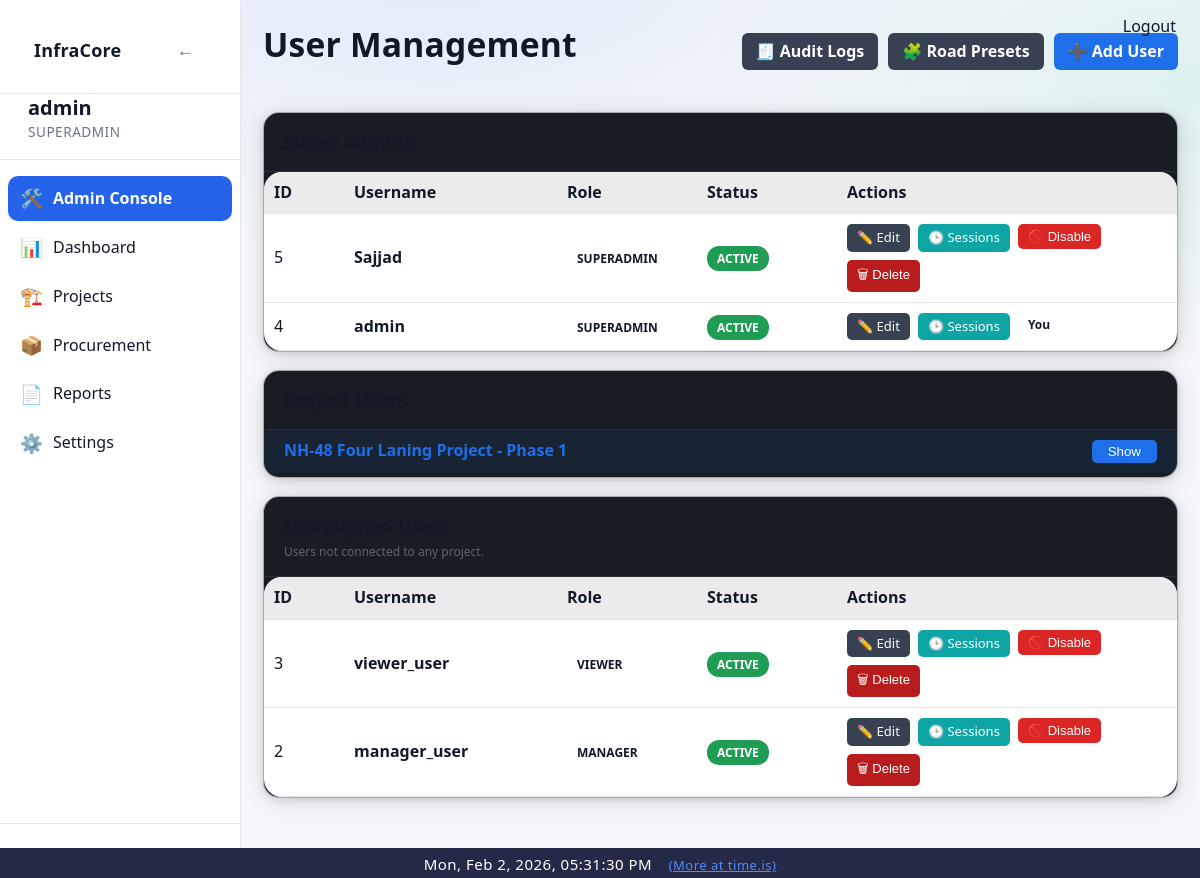
Screenshot of /admin/users (signed in) with the database file from the repository.
### app/models/user.py (models this page shows)
class User(Base):
    __tablename__ = "users"
    id = Column(Integer, primary_key=True, index=True)
    username = Column(String, unique=True, index=True, nullable=False)
    password_hash = Column(String, nullable=False)
    email = Column(String(255), unique=True, index=True, nullable=True)
    role = Column(String, default="user")
    is_active = Column(Boolean, default=True, nullable=False)
    created_at = Column(DateTime, default=datetime.utcnow, nullable=False)
    updated_at = Column(
        DateTime,
        default=datetime.utcnow,
        onupdate=datetime.utcnow,
        nullable=False
    )

### app/models/project.py (models this page shows)
class Project(Base):
    __tablename__ = "projects"
    id = Column(Integer, primary_key=True, index=True)
    name = Column(String(255), nullable=False)
    project_code = Column(String(100), nullable=True)
    client_authority = Column(String(255), nullable=True)
    contractor = Column(String(255), nullable=True)
    consultant_pmc = Column(String(255), nullable=True)
    is_active = Column(Boolean, default=True, nullable=False)
    status = Column(String(20), default="active", nullable=False)
    road_type = Column(String(100), nullable=False)
    lanes = Column(Integer, nullable=False)
    road_width = Column(Float, nullable=False)
    road_length_km = Column(Float, nullable=False)
    carriageway_width = Column(Float, nullable=True)
    shoulder_type = Column(String(100), nullable=True)
    median_type = Column(String(100), nullable=True)
    project_type = Column(String(50), nullable=False, server_default="")
    road_name = Column(String(255), nullable=True)
    lane_configuration = Column(String(10), nullable=True)
    road_pavement_type = Column(String(20), nullable=True)
    terrain_type = Column(String(20), nullable=True)
    concrete_pavement_type = Column(String(20), nullable=True)  # PQC/RCC
    slab_thickness_mm = Column(Integer, nullable=True)
    grade_of_concrete = Column(String(20), nullable=True)
    joint_spacing_m = Column(Float, nullable=True)
    dowel_diameter_mm = Column(Integer, nullable=True)
    tie_bar_diameter_mm = Column(Integer, nullable=True)
    road_construction_type = Column(String(100), nullable=True)
    road_category = Column(String(100), nullable=True)
    road_engineering_type = Column(String(150), nullable=True)
    road_preset_key = Column(String(200), nullable=True)
    road_extras_json = Column(Text, nullable=True)
    preset_activities_json = Column(Text, nullable=True)
    preset_materials_json = Column(Text, nullable=True)
    country = Column(String(100), nullable=False)
    state = Column(String(100), nullable=True)
    district = Column(String(100), nullable=True)
    city = Column(String(100), nullable=False)
    location_id = Column(Integer, ForeignKey("locations.id"), nullable=True)
    chainage_start = Column(String(50), nullable=True)
    chainage_end = Column(String(50), nullable=True)
    planned_start_date = Column(Date, nullable=False)
    planned_end_date = Column(Date, nullable=False)
    created_by = Column(Integer, nullable=False)
    created_at = Column(DateTime, default=datetime.utcnow, nullable=False)
    updated_at = Column(
        DateTime,
        default=datetime.utcnow,
        onupdate=datetime.utcnow,
        nullable=False,
    )
    completed_at = Column(DateTime, nullable=True)
    activities = relationship(
        "Activity",
        back_populates="project",
        cascade="all, delete-orphan"
    )
    project_activities = relationship(
        "ProjectActivity",
        back_populates="project",
        cascade="all, delete-orphan"
    )
    planned_materials = relationship(
        "PlannedMaterial",
        back_populates="project",
        cascade="all, delete-orphan"
    )
    material_usage_daily = relationship(
        "MaterialUsageDaily",
        back_populates="project",
        cascade="all, delete-orphan"
    )
    location = relationship("Location")

### app/routes/admin.py (the view)
@router.get("/users", response_class=HTMLResponse)
def users_list(request: Request, db: Session = Depends(get_db)):
    admin = admin_guard(request)
    if not admin:
        return RedirectResponse("/dashboard", status_code=302)
    superadmins = (
        db.query(User)
        .filter(User.role == "superadmin")
        .order_by(User.id.desc())
        .all()
    )
    assigned_ids = {
        r[0]
        for r in (
            db.query(ProjectUser.user_id)
            .filter(ProjectUser.user_id.isnot(None))
            .distinct()
            .all()
        )
        if r and r[0] is not None
    }
    assigned_ids |= {
        r[0]
        for r in (
            db.query(Project.created_by)
            .filter(Project.created_by.isnot(None))
            .distinct()
            .all()
        )
        if r and r[0] is not None
    }
    base_users = db.query(User).filter(User.role != "superadmin")
    project_users = (
        base_users.filter(User.id.in_(assigned_ids)).order_by(User.id.desc()).all()
        if assigned_ids
        else []
    )
    unassigned_users = (
        base_users.filter(~User.id.in_(assigned_ids)).order_by(User.id.desc()).all()
        if assigned_ids
        else base_users.order_by(User.id.desc()).all()
    )
    projects = []
    if admin["role"] == "superadmin":
        all_projects = db.query(Project).order_by(Project.name.asc()).all()
        print("[DEBUG] All projects:", [(p.id, p.name) for p in all_projects])
        for project in all_projects:
            project_user_links = db.query(ProjectUser).filter(ProjectUser.project_id == project.id).all()
            users = []
            for pu in project_user_links:
                user_obj = db.query(User).filter(User.id == pu.user_id).first()
                if user_obj:
                    users.append(user_obj)
            print(f"[DEBUG] Project {project.id} ({project.name}) users:", [u.username for u in users])
            projects.append({"id": project.id, "name": project.name, "users": users})
        html = templates.get_template("admin/users_list.html").render(
            request=request,
            title="User Management",
            superadmins=superadmins,
            projects=projects,
            unassigned_users=unassigned_users,
            user=admin,
        )
    else:
        project_users_with_name = []
        for u in project_users:
            pu = db.query(ProjectUser).filter(ProjectUser.user_id == u.id).first()
            pname = db.query(Project.name).filter(Project.id == pu.project_id).scalar() if pu else ""
            u.project_name = pname
            project_users_with_name.append(u)
        html = templates.get_template("admin/users_list.html").render(
            request=request,
            title="User Management",
            superadmins=superadmins,
            project_users=project_users_with_name,
            unassigned_users=unassigned_users,
            user=admin,
        )
    return HTMLResponse(content=html)

### app/templates/admin/users_list.html (shortened to what this page needs)
{% extends "base.html" %}
{% block content %}
<div class="page-header"
     style="display:flex;justify-content:space-between;align-items:center;margin-bottom:20px">
    <h1 class="page-title">User Management</h1>
    <div style="display:flex;gap:10px;flex-wrap:wrap">
        <a href="/admin/logs"
           style="
               background:#374151;
               color:#ffffff;
               padding:8px 14px;
               border-radius:6px;
               font-weight:600;
               text-decoration:none;
               display:inline-flex;
               align-items:center;
               gap:6px;
           ">
            🧾 Audit Logs
        </a>
        <a href="/admin/presets/road"
           style="
               background:#374151;
               color:#ffffff;
               padding:8px 14px;
               border-radius:6px;
               font-weight:600;
               text-decoration:none;
               display:inline-flex;
               align-items:center;
               gap:6px;
           ">
            🧩 Road Presets
        </a>
        <a href="/admin/users/new"
           style="
               background:#1f6feb;
               color:#ffffff;
               padding:8px 14px;
               border-radius:6px;
               font-weight:600;
               text-decoration:none;
               display:inline-flex;
               align-items:center;
               gap:6px;
           ">
            ➕ Add User
        </a>
    </div>
</div>
<div class="card" style="padding:0;margin-bottom:18px">
    <div style="padding:16px 20px;border-bottom:1px solid rgba(255,255,255,0.08)">
        <h3 style="margin:0">Super Admins</h3>
    </div>
    <table class="table" style="margin:0">
        <thead>
            <tr style="background:rgba(255,255,255,0.04)">
                <th style="width:60px">ID</th>
                <th>Username</th>
                <th style="width:120px">Role</th>
                <th style="width:120px">Status</th>
                <th style="width:320px">Actions</th>
            </tr>
        </thead>
        <tbody>
        {% if superadmins and superadmins|length > 0 %}
        {% for u in superadmins %}
            <tr style="border-bottom:1px solid rgba(255,255,255,0.05)">
                <td>{{ u.id }}</td>
                <td><strong>{{ u.username }}</strong></td>
                <td><span class="badge badge-info">{{ u.role | upper }}</span></td>
                <td>
                    {% if u.is_active %}
                        <span class="badge badge-success">ACTIVE</span>
                    {% else %}
                        <span class="badge badge-danger">DISABLED</span>
                    {% endif %}
                </td>
                <td>
                    <div style="display:flex;gap:8px;flex-wrap:wrap">
                        <a href="/admin/users/{{ u.id }}/edit" style="background:#374151;color:#ffffff;padding:5px 10px;border-radius:5px;font-size:13px;text-decoration:none;">✏️ Edit</a>
                        <a href="/admin/users/{{ u.id }}/sessions" style="background:#0ea5a4;color:#ffffff;padding:5px 10px;border-radius:5px;font-size:13px;text-decoration:none;">🕒 Sessions</a>
                        {% if user["id"] != u.id %}
                            <form method="post" action="/admin/users/{{ u.id }}/toggle" style="display:inline">
                                {% if u.is_active %}
                                    <button type="submit" style="background:#dc2626;color:#ffffff;padding:5px 10px;border:none;border-radius:5px;font-size:13px;cursor:pointer;">🚫 Disable</button>
                                {% else %}
                                    <button type="submit" style="background:#16a34a;color:#ffffff;padding:5px 10px;border:none;border-radius:5px;font-size:13px;cursor:pointer;">✅ Enable</button>
                                {% endif %}
                            </form>
                            {% if user["role"] == "superadmin" %}
                            <form method="post" action="/admin/users/{{ u.id }}/delete" style="display:inline" onsubmit="return confirm('Delete this user permanently? This cannot be undone.')">
                                <button type="submit" style="background:#b91c1c;color:#ffffff;padding:5px 10px;border:none;border-radius:5px;font-size:13px;cursor:pointer;">🗑 Delete</button>
                            </form>
                            {% endif %}
                        {% else %}
                            <span class="badge badge-warning">You</span>
                        {% endif %}
                    </div>
                </td>
            </tr>
        {% endfor %}
        {% else %}
            <tr>
                <td colspan="5" style="text-align:center;padding:24px">
                    <strong>No super admins found.</strong>
                </td>
            </tr>
        {% endif %}
        </tbody>
    </table>
</div>
<div class="card" style="padding:0;margin-bottom:18px">
    <div style="padding:16px 20px;border-bottom:1px solid rgba(255,255,255,0.08)">
        <h3 style="margin:0">Project Users</h3>
    </div>
    {% if user["role"] == "superadmin" %}
        {% for project in projects %}
            <div style="display:flex;align-items:center;gap:12px;padding:10px 20px;background:rgba(31,111,235,0.08);margin-bottom:4px;border-radius:6px">
                <span style="font-weight:600;color:#1f6feb;flex:1">{{ project.name }}</span>
                <button id="toggle-btn-{{ project.id }}" type="button" onclick="toggleProjectUsers({{ project.id }})" style="background:#1f6feb;color:#fff;border:none;padding:4px 16px;border-radius:5px;cursor:pointer;font-weight:500;">Show</button>
            </div>
        {% endfor %}
    {% endif %}
</div>
<div class="card" style="padding:0">
    <div style="padding:16px 20px;border-bottom:1px solid rgba(255,255,255,0.08)">
        <h3 style="margin:0">Unassigned Users</h3>
        <div class="help-text" style="margin-top:6px">Users not connected to any project.</div>
    </div>
    <table class="table" style="margin:0">
        <thead>
            <tr style="background:rgba(255,255,255,0.04)">
                <th style="width:60px">ID</th>
                <th>Username</th>
                <th style="width:120px">Role</th>
                <th style="width:120px">Status</th>
                <th style="width:320px">Actions</th>
            </tr>
        </thead>
        <tbody>
        {% if unassigned_users and unassigned_users|length > 0 %}
        {% for u in unassigned_users %}
            <tr style="border-bottom:1px solid rgba(255,255,255,0.05)">
                <td>{{ u.id }}</td>
                <td><strong>{{ u.username }}</strong></td>
                <td><span class="badge badge-info">{{ u.role | upper }}</span></td>
                <td>
                    {% if u.is_active %}
                        <span class="badge badge-success">ACTIVE</span>
                    {% else %}
                        <span class="badge badge-danger">DISABLED</span>
                    {% endif %}
                </td>
                <td>
                    <div style="display:flex;gap:8px;flex-wrap:wrap">
                        <a href="/admin/users/{{ u.id }}/edit" style="background:#374151;color:#ffffff;padding:5px 10px;border-radius:5px;font-size:13px;text-decoration:none;">✏️ Edit</a>
                        <a href="/admin/users/{{ u.id }}/sessions" style="background:#0ea5a4;color:#ffffff;padding:5px 10px;border-radius:5px;font-size:13px;text-decoration:none;">🕒 Sessions</a>
                        {% if user["id"] != u.id %}
                            <form method="post" action="/admin/users/{{ u.id }}/toggle" style="display:inline">
                                {% if u.is_active %}
                                    <button type="submit" style="background:#dc2626;color:#ffffff;padding:5px 10px;border:none;border-radius:5px;font-size:13px;cursor:pointer;">🚫 Disable</button>
                                {% else %}
                                    <button type="submit" style="background:#16a34a;color:#ffffff;padding:5px 10px;border:none;border-radius:5px;font-size:13px;cursor:pointer;">✅ Enable</button>
                                {% endif %}
                            </form>
                            {% if user["role"] == "superadmin" %}
                            <form method="post" action="/admin/users/{{ u.id }}/delete" style="display:inline" onsubmit="return confirm('Delete this user permanently? This cannot be undone.')">
                                <button type="submit" style="background:#b91c1c;color:#ffffff;padding:5px 10px;border:none;border-radius:5px;font-size:13px;cursor:pointer;">🗑 Delete</button>
                            </form>
                            {% endif %}
                        {% else %}
                            <span class="badge badge-warning">You</span>
                        {% endif %}
                    </div>
                </td>
            </tr>
        {% endfor %}
        {% else %}
            <tr>
                <td colspan="5" style="text-align:center;padding:24px">
                    <strong>No unassigned users.</strong>
                </td>
            </tr>
        {% endif %}
        </tbody>
    </table>
</div>
{% endblock %}

### rows the page displays
User: id "5", username "Sajjad", role "SUPERADMIN", is_active "ACTIVE"
User: id "4", username "admin", role "SUPERADMIN", is_active "ACTIVE", shows "You"
Project: name "NH-48 Four Laning Project - Phase 1"
User: id "3", username "viewer_user", role "VIEWER", is_active "ACTIVE"
User: id "2", username "manager_user", role "MANAGER", is_active "ACTIVE"

### other values shown
{{ user["username"] }} "admin"
